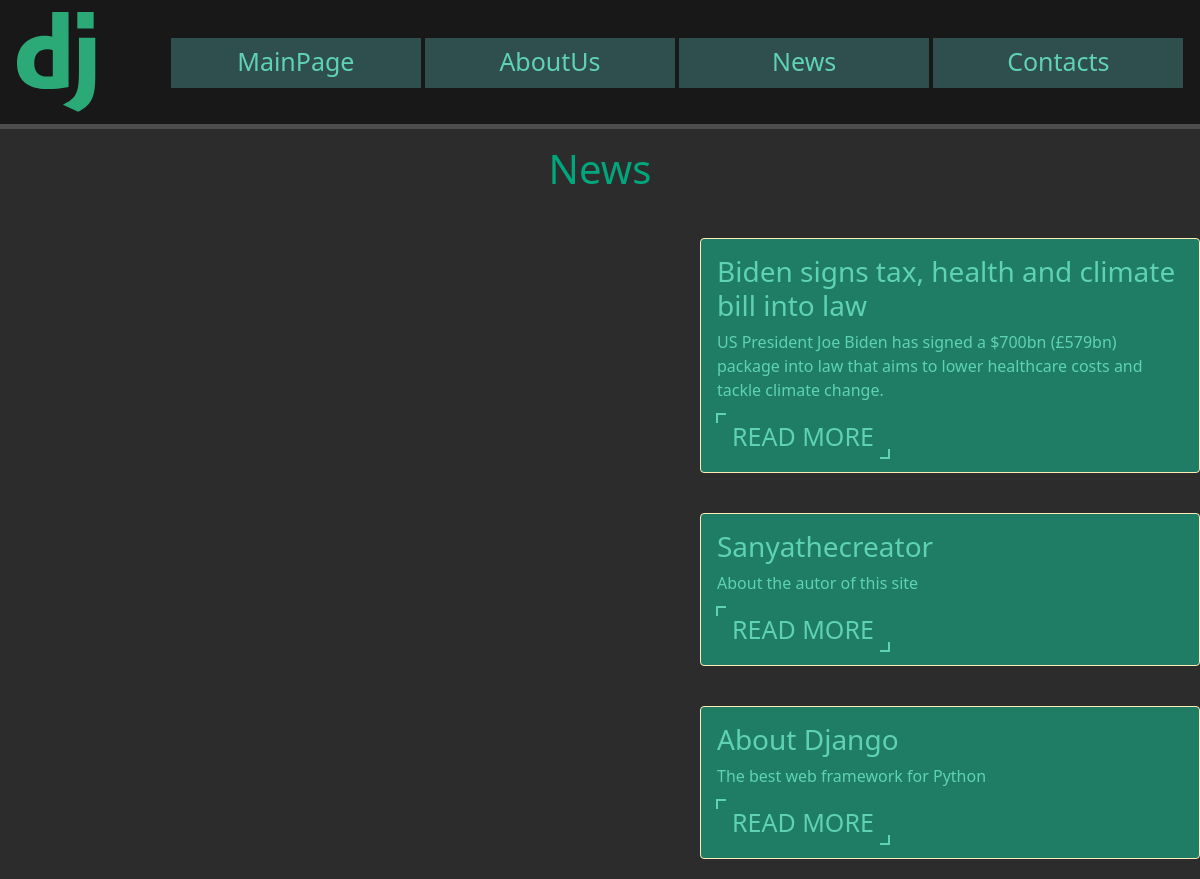
Page /news on the committed database.
### news/models.py (models this page shows, shortened)
class Articles(models.Model):
    title = models.CharField("Title", max_length=50)
    intro = models.CharField('Intro', max_length=250)
    body = models.TextField('Full_text')
    date = models.DateTimeField("Date")
    class Meta:
        verbose_name = "News"
        verbose_name_plural = "News"

### news/views.py (the view)
# urls.py: path('', views.start, name='start'),
def start(request):
    data = {
        'title': 'News'
    }
    news = Articles.objects.order_by("-date")
    return render(request, 'news/newsstart.html', {'news': news, 'data': data})

### news/templates/news/newsstart.html (shortened to what this page needs)
{% extends 'mainPage/layout.html' %}
{% block content %}
<h1 style="color: #00A67C; text-align: center; margin-bottom: 25px;">News</h1>
    {% if news %}
        {% for i in news %}
        <div class="alert alert-warning" style="margin-left:700px">
            <h3>{{ i.title }}</h3>
            <p>{{ i.intro }}</p>
            <a class="from_tt" href="news/{{ i.id }}">Read more</a>
        </div>
        {% endfor %}
    {% else %}
        <h2>No news yet</h2>
    {% endif %}
{% endblock content %}

### mainPage/templates/mainPage/layout.html (shortened to what this page needs)
{% load static %}
<!DOCTYPE html>
<html lang="en">
<head>
    <link rel="stylesheet" href="https://cdn.jsdelivr.net/npm/bootstrap@5.1.3/dist/css/bootstrap.min.css">
    <link rel="stylesheet" href="{% static 'mainPage/css/mainPage.css' %}">
    <ul class="menu">
        <img src="{% static 'mainPage/img/django.svg' %}" height="100px" width="150px">
        <a href="{% url 'start' %}"><li >MainPage</li></a>
        <a href="{% url 'about' %}"><li>AboutUs</li></a>
        <a href="{% url 'news_start' %}"><li>News</li></a>
        <a href="{% url 'contacts' %}"><li>Contacts</li></a>
    </ul>
</head>
<body>
    <main>
        {% block content %}
        {% endblock %}
    </main>
</body>
</html>

### mainPage/static/mainPage/css/mainPage.css (style rules this page uses)
body { background: #2c2c2c; }
.menu { float: left; list-type-style: none; background: #181818; width: 100vw; padding: 1%; border-bottom: 5px solid #4d4d4d; text-align: center; }
.menu a { text-decoration: none; display: inline-block; height: 50px; width: 250px; background-color: DarkSlateGray; }
.menu li { display: inline-block; color: #5FD2B5; font-size: 25px; position: relative; top: 5px; }
.alert-warning { float: left; color: #5FD2B5; clear: both; width: 500px; margin: 20px 31.5%; background: #1F7C65; text-align: left; }
.from_tt { position: relative; padding: 5px 15px; margin: 25px 0; color: #5FD2B5; text-decoration: none; font-size: 25px; text-transform: uppercase; transition: 0.5s; }
.from_tt::before { content: " "; position: absolute; top: -1px; left: -1px; width: 10px; height: 10px; border-top: 2px solid #5FD2B5; border-left: 2px solid #5FD2B5; transition: 0.5s; transition-delay: 0.5s; }
.from_tt::after { content: " "; position: absolute; bottom: -1px; right: -1px; width: 10px; height: 10px; border-bottom: 2px solid #5FD2B5; border-right: 2px solid #5FD2B5; transition: 0.5s; transition-delay: 0.5s; }

### rows in the picture
Articles: title "Biden signs tax, health and climate bill into law", intro "US President Joe Biden has signed a $700bn (£579bn) package into law that aims to lower healthcare costs and tackle climate change."
Articles: title "Sanyathecreator", intro "About the autor of this site"
Articles: title "About Django", intro "The best web framework for Python"
